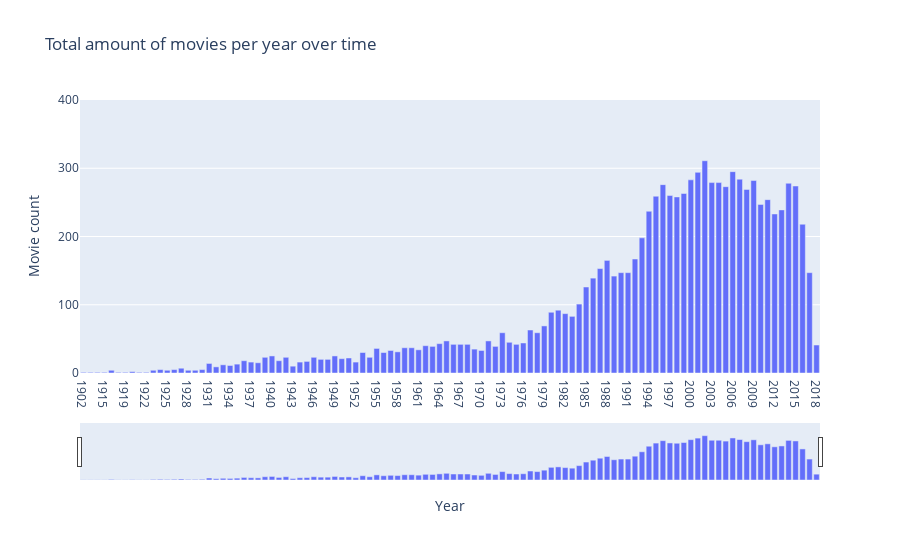

The notebook cell this image was saved under:
### Code cell
# some inspiration drawn from here
# https://www.geeksforgeeks.org/how-to-make-range-slider-and-selector-in-plotly/
import plotly.graph_objects as go
import plotly_express as px

plot = go.Figure(data=[go.Bar(x=movies_by_year["year"], y=movies_by_year["title"])])

plot.update_layout(
    xaxis = dict(
        rangeselector=dict(
            buttons=list(
                [
                    dict(count=1, step="year", stepmode="backward"),
                ]
            )
        ),
        rangeslider=dict(visible=True),
        title='Year'
    ),
    yaxis = dict(
        range=[0, 400],
        title='Movie count'
        ),
    title='Total amount of movies per year over time'
)

plot.show()

### Figure 1 — Plotly figure (JSON) as saved in the notebook; plotly's stock layout.template omitted (floating-point values rounded to 4 significant figures)
{"data": [{"type": "bar", "x": ["1902", "1903", "1908", "1915", "1916", "1917", "1919", "1920", "1921", "1922", "1923", "1924", "1925", "1926", "1927", "1928", "1929", "1930", "1931", "1932", "1933", "1934", "1935", "1936", "1937", "1938", "1939", "1940", "1941", "1942", "1943", "1944", "1945", "1946", "1947", "1948", "1949", "1950", "1951", "1952", "1953", "1954", "1955", "1956", "1957", "1958", "1959", "1960", "1961", "1962", "1963", "1964", "1965", "1966", "1967", "1968", "1969", "1970", "1971", "1972", "1973", "1974", "1975", "1976", "1977", "1978", "1979", "1980", "1981", "1982", "1983", "1984", "1985", "1986", "1987", "1988", "1989", "1990", "1991", "1992", "1993", "1994", "1995", "1996", "1997", "1998", "1999", "2000", "2001", "2002", "2003", "2004", "2005", "2006", "2007", "2008", "2009", "2010", "2011", "2012", "2013", "2014", "2015", "2016", "2017", "2018"], "y": [1, 1, 1, 1, 4, 1, 1, 2, 1, 1, 4, 5, 4, 5, 7, 4, 4, 5, 14, 9, 12, 11, 13, 18, 16, 15, 23, 25, 18, 23, 10, 16, 17, 23, 20, 20, 25, 21, 22, 16, 30, 23, 36, 30, 33, 31, 37, 37, 34, 40, 39, 43, 47, 42, 42, 42, 35, 33, 47, 39, 59, 45, 42, 44, 63, 59, 69, 89, 92, 87, 83, 101, 126, 139, 153, 165, 142, 147, 147, 167, 198, 237, 259, 276, 260, 258, 263, 283, 294, 311, 279, 279, 273, 295, 284, 269, 282, 247, 254, 233, 239, 278, 274, 218, 147, 41]}], "layout": {"title": {"text": "Total amount of movies per year over time"}, "xaxis": {"rangeselector": {"buttons": [{"count": 1, "step": "year", "stepmode": "backward"}]}, "rangeslider": {"visible": true}, "title": {"text": "Year"}}, "yaxis": {"range": [0, 400], "title": {"text": "Movie count"}}}}
